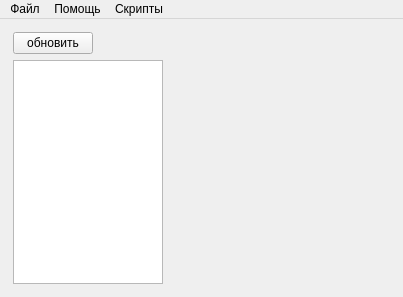
<?xml version="1.0" encoding="UTF-8"?>
<ui version="4.0">
 <class>MainWindow</class>
 <widget class="QMainWindow" name="MainWindow">
  <property name="geometry">
   <rect>
    <x>0</x>
    <y>0</y>
    <width>403</width>
    <height>297</height>
   </rect>
  </property>
  <property name="sizePolicy">
   <sizepolicy hsizetype="Preferred" vsizetype="Preferred">
    <horstretch>0</horstretch>
    <verstretch>0</verstretch>
   </sizepolicy>
  </property>
  <property name="windowTitle">
   <string>MainWindow</string>
  </property>
  <property name="windowIcon">
   <iconset resource="main.qrc">
    <normaloff>:/images/assets/icon.png</normaloff>:/images/assets/icon.png</iconset>
  </property>
  <widget class="QWidget" name="centralWidget">
   <layout class="QGridLayout" name="gridLayout_2">
    <property name="leftMargin">
     <number>2</number>
    </property>
    <property name="topMargin">
     <number>2</number>
    </property>
    <property name="rightMargin">
     <number>2</number>
    </property>
    <property name="bottomMargin">
     <number>2</number>
    </property>
    <item row="0" column="1">
     <widget class="TubeForm" name="wdgTubeInfo" native="true">
      <property name="sizePolicy">
       <sizepolicy hsizetype="Preferred" vsizetype="Preferred">
        <horstretch>0</horstretch>
        <verstretch>0</verstretch>
       </sizepolicy>
      </property>
     </widget>
    </item>
    <item row="0" column="0">
     <widget class="QWidget" name="widget" native="true">
      <property name="sizePolicy">
       <sizepolicy hsizetype="Maximum" vsizetype="Preferred">
        <horstretch>0</horstretch>
        <verstretch>0</verstretch>
       </sizepolicy>
      </property>
      <layout class="QGridLayout" name="gridLayout">
       <item row="0" column="0">
        <widget class="QPushButton" name="btnReload">
         <property name="sizePolicy">
          <sizepolicy hsizetype="Maximum" vsizetype="Fixed">
           <horstretch>0</horstretch>
           <verstretch>0</verstretch>
          </sizepolicy>
         </property>
         <property name="text">
          <string>обновить</string>
         </property>
        </widget>
       </item>
       <item row="1" column="0" colspan="3">
        <widget class="QListView" name="lstTubes">
         <property name="sizePolicy">
          <sizepolicy hsizetype="Maximum" vsizetype="Preferred">
           <horstretch>0</horstretch>
           <verstretch>0</verstretch>
          </sizepolicy>
         </property>
         <property name="maximumSize">
          <size>
           <width>150</width>
           <height>16777215</height>
          </size>
         </property>
         <property name="autoFillBackground">
          <bool>true</bool>
         </property>
         <property name="alternatingRowColors">
          <bool>true</bool>
         </property>
        </widget>
       </item>
       <item row="0" column="1" colspan="2">
        <widget class="QLabelInfo" name="lblProcess">
         <property name="sizePolicy">
          <sizepolicy hsizetype="Preferred" vsizetype="Preferred">
           <horstretch>0</horstretch>
           <verstretch>0</verstretch>
          </sizepolicy>
         </property>
         <property name="text">
          <string/>
         </property>
        </widget>
       </item>
      </layout>
     </widget>
    </item>
   </layout>
  </widget>
  <widget class="QMenuBar" name="menuBar">
   <property name="geometry">
    <rect>
     <x>0</x>
     <y>0</y>
     <width>403</width>
     <height>26</height>
    </rect>
   </property>
   <widget class="QMenu" name="menu">
    <property name="title">
     <string>Файл</string>
    </property>
    <addaction name="action_OpenDir"/>
    <addaction name="separator"/>
    <addaction name="action_exit"/>
   </widget>
   <widget class="QMenu" name="menu_2">
    <property name="title">
     <string>Помощь</string>
    </property>
    <addaction name="actionTurnHelper"/>
    <addaction name="chkAscImagesOrder"/>
   </widget>
   <widget class="QMenu" name="menu_3">
    <property name="title">
     <string>Скрипты</string>
    </property>
    <addaction name="actionGenerateSaveScript"/>
    <addaction name="actionReport"/>
   </widget>
   <addaction name="menu"/>
   <addaction name="menu_2"/>
   <addaction name="menu_3"/>
  </widget>
  <action name="action_OpenDir">
   <property name="text">
    <string>Открыть папку</string>
   </property>
   <property name="shortcut">
    <string>Ctrl+O</string>
   </property>
  </action>
  <action name="action_exit">
   <property name="text">
    <string>Выйти</string>
   </property>
   <property name="shortcut">
    <string>Ctrl+Q</string>
   </property>
  </action>
  <action name="actionTurnHelper">
   <property name="checkable">
    <bool>true</bool>
   </property>
   <property name="text">
    <string>Включить помощник</string>
   </property>
   <property name="shortcut">
    <string>Ctrl+H</string>
   </property>
  </action>
  <action name="actionGenerateSaveScript">
   <property name="text">
    <string>Сгенерировать скрипт сохранения...</string>
   </property>
   <property name="toolTip">
    <string>Сгенерировать скрипт сохранения</string>
   </property>
  </action>
  <action name="chkAscImagesOrder">
   <property name="checkable">
    <bool>true</bool>
   </property>
   <property name="text">
    <string>Картинки по возрастанию</string>
   </property>
  </action>
  <action name="actionReport">
   <property name="text">
    <string>Отчет</string>
   </property>
  </action>
 </widget>
 <layoutdefault spacing="6" margin="11"/>
 <customwidgets>
  <customwidget>
   <class>QLabelInfo</class>
   <extends>QLabel</extends>
   <header>qlabelinfo.h</header>
  </customwidget>
  <customwidget>
   <class>TubeForm</class>
   <extends>QWidget</extends>
   <header>tubeform.h</header>
   <container>1</container>
  </customwidget>
 </customwidgets>
 <resources>
  <include location="main.qrc"/>
 </resources>
 <connections/>
</ui>
